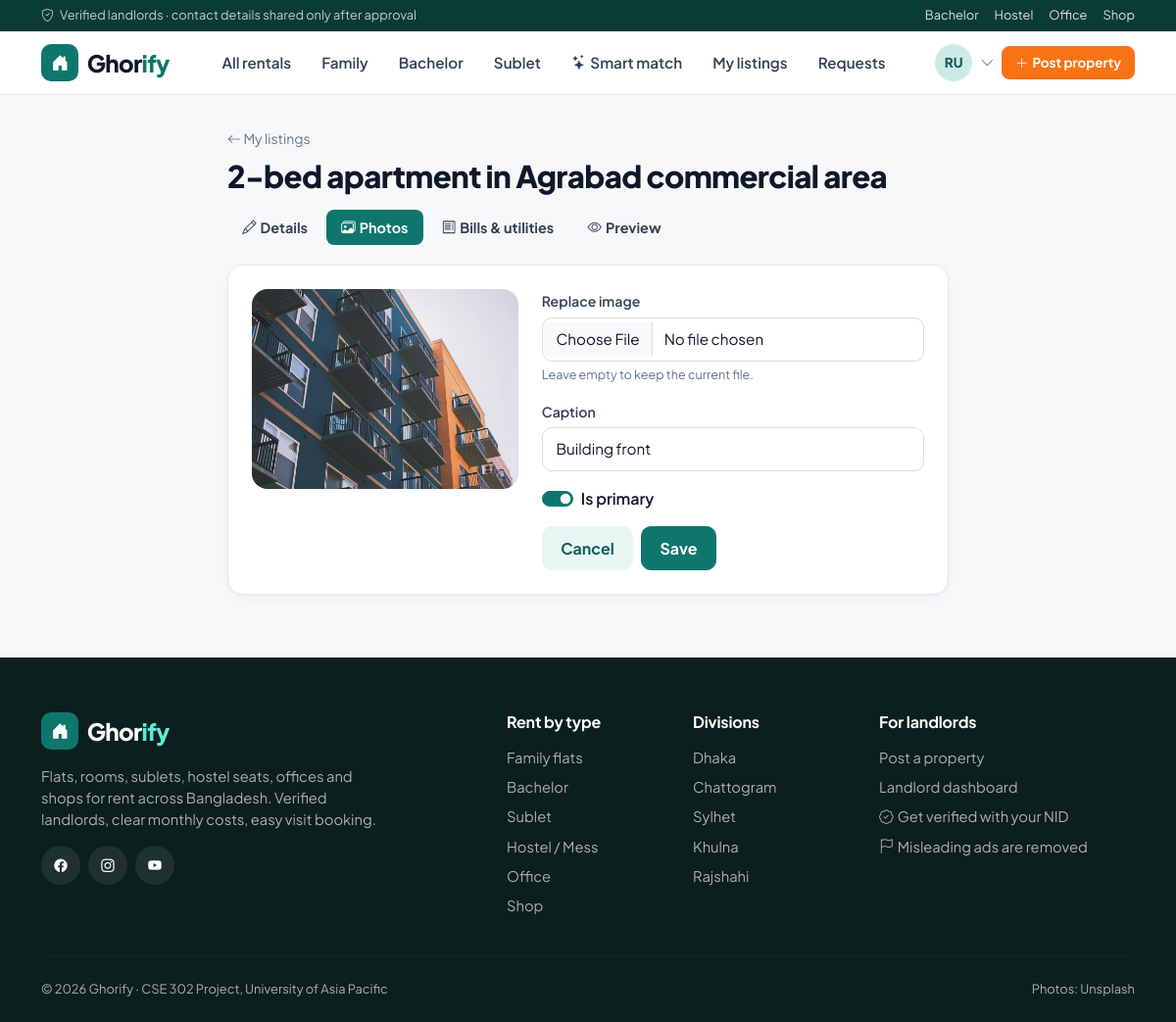
Screenshot of /landlord/properties/27/photos/96/edit/ (signed in) with the database file from the repository.
### accounts/models.py (models this page shows, shortened)
class User(AbstractUser):
    objects = GhorifyUserManager()
    class Role(models.TextChoices):
        TENANT = 'tenant', 'Tenant'
        LANDLORD = 'landlord', 'Landlord'
        ADMIN = 'admin', 'Admin'
    email = models.EmailField(unique=True)
    role = models.CharField(max_length=10, choices=Role.choices, default=Role.TENANT)
    phone = models.CharField(max_length=14, blank=True, validators=[phone_validator])
    avatar = models.ImageField(upload_to=avatar_upload_path, blank=True, null=True)
    bio = models.TextField(blank=True, max_length=500)
    class Meta:
        ordering = ['-date_joined']
    @property
    def is_tenant(self):
        return self.role == self.Role.TENANT
    @property
    def is_landlord(self):
        return self.role == self.Role.LANDLORD
    @property
    def display_name(self):
        return self.get_full_name() or self.username
    @property
    def initials(self):
        name = self.display_name.split()
        return ''.join(part[0] for part in name[:2]).upper()

### properties/models.py (models this page shows, shortened)
class Property(models.Model):
    class PropertyType(models.TextChoices):
        APARTMENT = 'apartment', 'Apartment / Flat'
        HOUSE = 'house', 'Full house'
        ROOM = 'room', 'Single room'
        STUDIO = 'studio', 'Studio'
        DUPLEX = 'duplex', 'Duplex'
        SEAT = 'seat', 'Seat (shared room)'
        COMMERCIAL = 'commercial', 'Commercial space'
    class Category(models.TextChoices):
        FAMILY = 'family', 'Family'
        BACHELOR = 'bachelor', 'Bachelor'
        SUBLET = 'sublet', 'Sublet'
        HOSTEL = 'hostel', 'Hostel / Mess'
        OFFICE = 'office', 'Office'
        SHOP = 'shop', 'Shop'
    class Division(models.TextChoices):
        DHAKA = 'dhaka', 'Dhaka'
        CHATTOGRAM = 'chattogram', 'Chattogram'
        KHULNA = 'khulna', 'Khulna'
        RAJSHAHI = 'rajshahi', 'Rajshahi'
        SYLHET = 'sylhet', 'Sylhet'
        BARISHAL = 'barishal', 'Barishal'
        RANGPUR = 'rangpur', 'Rangpur'
        MYMENSINGH = 'mymensingh', 'Mymensingh'
    class Gender(models.TextChoices):
        ANY = 'any', 'Anyone'
        MALE = 'male', 'Male only'
        FEMALE = 'female', 'Female only'
    class Status(models.TextChoices):
        PENDING = 'pending', 'Pending review'
        APPROVED = 'approved', 'Published'
        REJECTED = 'rejected', 'Rejected'
    landlord = models.ForeignKey(settings.AUTH_USER_MODEL, on_delete=models.CASCADE, related_name='properties')
    title = models.CharField(max_length=150)
    description = models.TextField()
    property_type = models.CharField(max_length=12, choices=PropertyType.choices, default=PropertyType.APARTMENT)
    category = models.CharField(max_length=10, choices=Category.choices, default=Category.FAMILY)
    division = models.CharField(max_length=12, choices=Division.choices, default=Division.DHAKA)
    city = models.CharField('City / district', max_length=60, default='Dhaka')
    location = models.CharField('Area', max_length=80, help_text='Neighbourhood, e.g. Dhanmondi')
    address = models.CharField(max_length=255, help_text='Road / house number. Shown only to tenants after approval.')
    price = models.PositiveIntegerField('Monthly rent (BDT)', validators=[MinValueValidator(500)])
    is_negotiable = models.BooleanField('Rent is negotiable', default=False)
    service_charge = models.PositiveIntegerField('Service charge (BDT / month)', default=0)
    advance_months = models.PositiveSmallIntegerField('Advance (months)', default=2)
    bedrooms = models.PositiveSmallIntegerField(default=1)
    bathrooms = models.PositiveSmallIntegerField(default=1)
    balconies = models.PositiveSmallIntegerField(default=0)
    floor = models.SmallIntegerField(default=1, help_text='0 for ground floor')
    size = models.PositiveIntegerField('Size (sq ft)', null=True, blank=True)
    furnished = models.BooleanField(default=False)
    pet_friendly = models.BooleanField(default=False)
    parking = models.BooleanField(default=False)
    amenities = models.ManyToManyField(Amenity, blank=True, related_name='properties')
    tenant_gender = models.CharField(
        'Who can rent', max_length=6, choices=Gender.choices, default=Gender.ANY,
        help_text='Only for bachelor, sublet and hostel listings.',
    )
    house_rules = models.TextField(blank=True, help_text='Guest policy, smoking, cooking rules, etc.')
    gate_closing_time = models.TimeField(null=True, blank=True)
    available_from = models.DateField(null=True, blank=True)
    is_available = models.BooleanField(default=True)
    status = models.CharField(max_length=10, choices=Status.choices, default=Status.PENDING)
    moderation_note = models.CharField(max_length=255, blank=True)
    is_featured = models.BooleanField(default=False, help_text='Featured listings are shown first.')
    view_count = models.PositiveIntegerField(default=0)
    created_at = models.DateTimeField(auto_now_add=True)
    updated_at = models.DateTimeField(auto_now=True)
    objects = PropertyQuerySet.as_manager()
    class Meta:
        ordering = ['-created_at']
        verbose_name_plural = 'properties'
        indexes = [models.Index(fields=['status', 'is_available', 'location'])]
    def get_absolute_url(self):
        return reverse('properties:detail', args=[self.pk])

class PropertyImage(models.Model):
    property = models.ForeignKey(Property, on_delete=models.CASCADE, related_name='images')
    image = models.ImageField(upload_to=property_image_path)
    caption = models.CharField(max_length=120, blank=True)
    is_primary = models.BooleanField(default=False)
    uploaded_at = models.DateTimeField(auto_now_add=True)
    class Meta:
        ordering = ['-is_primary', 'uploaded_at']

### properties/views.py (the view, shortened to what this page needs)
# urls.py: path('landlord/properties/<int:pk>/photos/<int:image_id>/edit/', views.image_update, name='image_update'),
@landlord_required
def image_update(request, pk, image_id):
    prop = _owned_property(request, pk)
    image = get_object_or_404(PropertyImage, pk=image_id, property=prop)
    form = PropertyImageForm(request.POST or None, request.FILES or None, instance=image)
    return render(request, 'properties/image_form.html', {'property': prop, 'form': form, 'image': image})

### templates/properties/image_form.html (shortened to what this page needs)
{% extends 'base.html' %}
{% block content %}
<div class="container" style="max-width:760px">
  {% include 'properties/_manage_header.html' with tab='photos' %}
  <div class="gh-card gh-card-body p-4">
    <div class="row g-4">
      <div class="col-md-5"><img src="{{ image.image.url }}" class="w-100 rounded-4" style="aspect-ratio:4/3;object-fit:cover" alt=""></div>
      <div class="col-md-7">
        <form method="post" enctype="multipart/form-data">{% csrf_token %}
          <div class="mb-3">
            <label class="form-label" for="id_image">Replace image</label>
            <input type="file" name="image" id="id_image" class="form-control" accept="image/*" data-preview="#onePreview">
            <div class="form-text">Leave empty to keep the current file.</div>
          </div>
          {% include 'partials/field.html' with field=form.caption %}
          {% include 'partials/field.html' with field=form.is_primary %}
          <div class="d-flex gap-2">
            <a href="{% url 'properties:images' property.pk %}" class="btn btn-soft">Cancel</a>
            <button class="btn btn-primary">Save</button>
          </div>
        </form>
      </div>
    </div>
  </div>
</div>
{% endblock %}

### templates/partials/navbar.html (shortened to what this page needs)
{% with url=request.resolver_match.url_name ns=request.resolver_match.namespace %}
<div class="top-strip d-none d-md-block">
  <div class="container d-flex justify-content-between">
    <span><i class="bi bi-shield-check me-1"></i> Verified landlords · contact details shared only after approval</span>
    <span class="d-flex gap-3">
      <a href="{% url 'properties:browse' %}?category=bachelor">Bachelor</a>
      <a href="{% url 'properties:browse' %}?category=hostel">Hostel</a>
      <a href="{% url 'properties:browse' %}?category=office">Office</a>
      <a href="{% url 'properties:browse' %}?category=shop">Shop</a>
    </span>
  </div>
</div>
<nav class="navbar navbar-expand-lg gh-nav sticky-top py-2">
  <div class="container">
    <a class="navbar-brand gh-brand" href="{% url 'properties:home' %}">
      <span class="logo"><i class="bi bi-house-door-fill"></i></span><span>Ghor<span class="accent">ify</span></span>
    </a>
    <div class="collapse navbar-collapse" id="mainNav">
      <ul class="navbar-nav ms-lg-4 me-auto gap-1 mt-3 mt-lg-0">
        <li class="nav-item"><a class="nav-link {% if url == 'browse' and not request.GET.category %}active{% endif %}" href="{% url 'properties:browse' %}">All rentals</a></li>
        <li class="nav-item"><a class="nav-link {% if request.GET.category == 'family' %}active{% endif %}" href="{% url 'properties:browse' %}?category=family">Family</a></li>
        <li class="nav-item"><a class="nav-link {% if request.GET.category == 'bachelor' %}active{% endif %}" href="{% url 'properties:browse' %}?category=bachelor">Bachelor</a></li>
        <li class="nav-item"><a class="nav-link {% if request.GET.category == 'sublet' %}active{% endif %}" href="{% url 'properties:browse' %}?category=sublet">Sublet</a></li>
        <li class="nav-item"><a class="nav-link {% if ns == 'search' and url == 'search' %}active{% endif %}" href="{% url 'search:search' %}"><i class="bi bi-stars me-1"></i>Smart match</a></li>
        {% if user.is_authenticated and user.is_tenant %}
          <li class="nav-item"><a class="nav-link {% if url == 'compare' or url == 'comparison' %}active{% endif %}" href="{% url 'interactions:compare' %}">Compare{% if compare_count %}<span class="nav-badge">{{ compare_count }}</span>{% endif %}</a></li>
        {% elif user.is_authenticated and user.is_landlord %}
          <li class="nav-item"><a class="nav-link {% if url == 'mine' %}active{% endif %}" href="{% url 'properties:mine' %}">My listings</a></li>
          <li class="nav-item"><a class="nav-link {% if url == 'incoming' %}active{% endif %}" href="{% url 'interactions:incoming' %}">Requests</a></li>
        {% elif user.is_authenticated and user.is_platform_admin %}
          <li class="nav-item"><a class="nav-link {% if url == 'moderation' %}active{% endif %}" href="{% url 'dashboard:moderation' %}">Moderation</a></li>
        {% endif %}
      </ul>
      <div class="d-flex align-items-center gap-2 mt-3 mt-lg-0">
        {% if user.is_authenticated %}
          <div class="dropdown">
            <a href="#" class="d-flex align-items-center gap-2 text-reset" data-bs-toggle="dropdown" aria-expanded="false">
              {% if user.avatar %}<img src="{{ user.avatar.url }}" class="avatar" alt="">{% else %}<span class="avatar">{{ user.initials }}</span>{% endif %}
              <i class="bi bi-chevron-down small text-muted"></i>
            </a>
          </div>
        {% else %}
          <a href="{% url 'accounts:login' %}" class="btn btn-sm btn-soft"><i class="bi bi-person me-1"></i>Log in</a>
        {% endif %}
        {% if not user.is_authenticated or user.is_landlord %}
          <a href="{% if user.is_authenticated %}{% url 'properties:create' %}{% else %}{% url 'accounts:register' %}{% endif %}" class="btn btn-sm btn-accent"><i class="bi bi-plus-lg me-1"></i>Post property</a>
        {% endif %}
      </div>
    </div>
  </div>
</nav>
{% endwith %}

### templates/properties/_manage_header.html
<div class="page-header">
  <a href="{% url 'properties:mine' %}" class="small text-muted"><i class="bi bi-arrow-left"></i> My listings</a>
  <h1 class="mt-2">{{ property.title }}</h1>
  <ul class="nav nav-pills-gh gap-1 mt-3">
    <li><a class="nav-link" href="{% url 'properties:update' property.pk %}"><i class="bi bi-pencil me-1"></i>Details</a></li>
    <li><a class="nav-link {% if tab == 'photos' %}active{% endif %}" href="{% url 'properties:images' property.pk %}"><i class="bi bi-images me-1"></i>Photos</a></li>
    <li><a class="nav-link {% if tab == 'bills' %}active{% endif %}" href="{% url 'properties:utilities' property.pk %}"><i class="bi bi-receipt me-1"></i>Bills &amp; utilities</a></li>
    <li><a class="nav-link" href="{{ property.get_absolute_url }}"><i class="bi bi-eye me-1"></i>Preview</a></li>
  </ul>
</div>

### templates/partials/field.html (shortened to what this page needs)
{% load ghorify_tags %}{% with kind=field|widget_kind %}
<div class="{{ wrapper|default:'mb-3' }}">
  {% if kind == 'switch' %}
    <div class="form-check form-switch">
      {{ field|bs }}
      <label class="form-check-label fw-semibold" for="{{ field.id_for_label }}">{{ field.label }}</label>
    </div>
  {% elif kind == 'multi' %}
    <label class="form-label">{{ field.label }}</label>
    <div class="check-grid">
      {% for opt in field %}<div class="check-pill">{{ opt.tag }}<label for="{{ opt.id_for_label }}">{{ opt.choice_label }}</label></div>{% endfor %}
    </div>
  {% elif kind == 'radio' %}
    <label class="form-label d-block">{{ field.label }}</label>
    <div class="d-flex flex-wrap gap-2">
      {% for opt in field %}<div class="check-pill">{{ opt.tag }}<label for="{{ opt.id_for_label }}">{{ opt.choice_label }}</label></div>{% endfor %}
    </div>
  {% else %}
    <label class="form-label" for="{{ field.id_for_label }}">{{ field.label }}{% if field.field.required %} <span class="text-danger">*</span>{% endif %}</label>
    {{ field|bs }}
  {% endif %}
</div>
{% endwith %}

### rows the page displays
User: initials "RU"
Property: title "2-bed apartment in Agrabad commercial area"
PropertyImage: image (picture), caption "Building front", is_primary "☑"

### other values shown
{{ field.label }} "Caption"
{{ field.label }} "Is primary"
